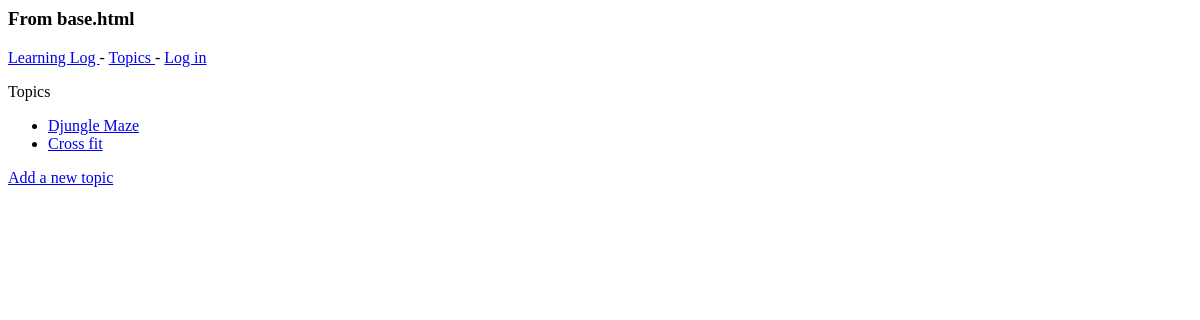
The app's page /topics/, older data.
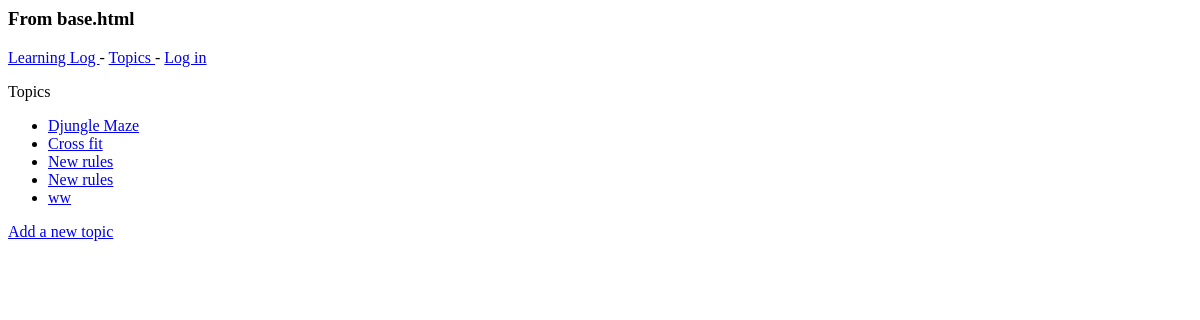
The same page, newer data.
### learning_logs/models.py (models this page shows)
class Topic(models.Model): # inherit from Django's base Model class
    text = models.CharField(max_length=200) # allocates 200 chars in database
    data_added = models.DateTimeField(auto_now_add=True) # sets to current data/time when new topic created
    def __str__(self):
        return self.text

### learning_logs/views.py (the view)
# urls.py: path('topics/', views.topics, name = 'topics'),
def topics(request):
    topics = Topic.objects.order_by('data_added')
    context = {'topics': topics}
    return render(request, 'learning_logs/topics.html', context)

### learning_logs/templates/learning_logs/topics.html
{% extends "learning_logs/base.html" %}
{% block content %}
    <p> Topics </p>
    <ul>
        {% for topic in topics %}
            <li>
                <a href="{% url 'learning_logs:topic' topic.id %}">{{ topic }}</a>
            </li>
        {% empty %}
            <li> No topics have been added yet </li>
        {% endfor%}
    </ul>
    <a href = "{% url 'learning_logs:new_topic' %}"> Add a new topic </a>
{% endblock content %}

### learning_logs/templates/learning_logs/base.html
<h3> From base.html </h3>
<p>
    <a href = "{% url 'learning_logs:index' %}"> Learning Log </a> -
    <a href = "{% url 'learning_logs:topics' %}"> Topics </a> -
    {% if user.is_authenticated %}
        Hello, {{ user.username }}
        <a href = "{% url 'users:logout' %}"> Log Out </a>
    {% else %}
        <a href = "{% url 'users:login' %}"> Log in </a>
    {% endif %}
</p>
{% block content %}{% endblock content %}

Row changes from the older to the newer data that the page shows:
added Topic: text "New rules"
added Topic: text "New rules"
added Topic: text "ww"
